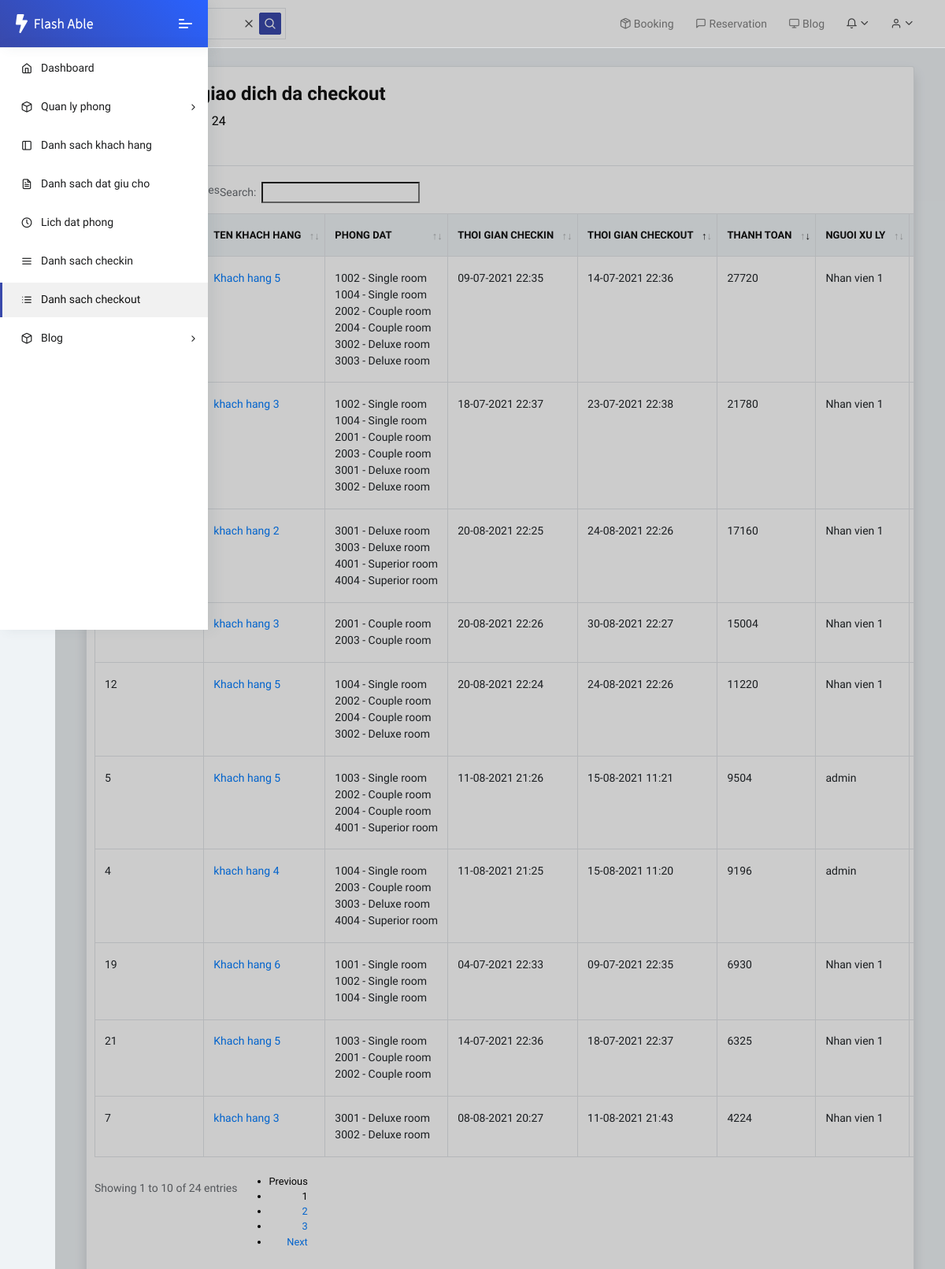
The app's page /booking/checkout/list (signed in) with its own data.
### booking/models.py (models this page shows, shortened)
class CheckOut(models.Model):
    PAYMENT_TYPE = (
        ('Tien mat', 'Tien mat'),
        ('Chuyen khoan', 'Chuyen khoan'),
        ('The thanh toan', 'The thanh toan'),
    )
    id = models.CharField(max_length=50, primary_key=True, blank=True, editable=False)
    checkin = models.OneToOneField(CheckIn, on_delete=models.CASCADE)
    checkout_time = models.DateTimeField(auto_now_add=True, verbose_name='Thoi gian check out')
    stay_duration = models.DurationField(null=True, editable=False, verbose_name='Thoi gian luu tru')
    total_amount = models.PositiveSmallIntegerField(default=0, editable=False, verbose_name='Tong chi phi')
    pay_amount = models.PositiveSmallIntegerField(default=0, editable=False, verbose_name='Thanh tien')
    extra_fee = models.FloatField('Phu phi', default=0)
    discount = models.FloatField('Khuyen mai', default=0)
    vat = models.FloatField("VAT", default=10)
    payment_type = models.CharField('Hinh thuc thanh toan', choices=PAYMENT_TYPE, max_length=20, default='Tien mat')
    checkout_by = models.ForeignKey(User, on_delete=models.SET_NULL, null=True, verbose_name="Nguoi thanh toan")
    class Meta:
        ordering = ['checkout_time']
    def get_absolute_url(self):
        return reverse('checkout_detail', args=[str(self.id)])

class CheckIn(models.Model):
    id = models.CharField(max_length=50, primary_key=True, blank=True, editable=False)
    booking = models.OneToOneField(Booking, on_delete=models.CASCADE, null=True)
    rooms = models.ManyToManyField(Room, verbose_name='Phong thue')
    services = models.ManyToManyField(Service, verbose_name='Dich vu')
    departure_date_time = models.DateTimeField(default=timezone.now, verbose_name='Ngay du tra phong')
    user = models.ForeignKey(User, on_delete=models.SET_NULL, null=True, verbose_name='Nguoi checkin')
    checkin_time = models.DateTimeField(auto_now_add=True, verbose_name='Thoi gian check in')
    initial_amount = models.PositiveSmallIntegerField(default=0, editable=False, verbose_name='Tien/ngay')
    updated_at = models.DateTimeField(auto_now=True, verbose_name='cap nhat luc')
    class Meta:
        ordering = ['-checkin_time']

class Booking(models.Model):
    booking_type = models.ForeignKey(BookingType, on_delete=models.SET_NULL, null=True)
    customer = models.ForeignKey(Customer, on_delete=models.CASCADE)
    user = models.ForeignKey(User, on_delete=models.SET_NULL, null=True, verbose_name='Nguoi thuc hien')
    no_of_adults = models.PositiveSmallIntegerField(default=1, verbose_name='So nguoi lon')
    no_of_children = models.PositiveSmallIntegerField(default=0, verbose_name='So tre em')
    booking_date_time = models.DateTimeField(default=timezone.now, verbose_name='Ngay dat phong')
    arrival_date_time = models.DateTimeField(default=timezone.now, verbose_name='Ngay den')
    departure_date_time = models.DateTimeField(default=timezone.now, verbose_name='Ngay du kien di')
    description = models.CharField("Yeu cau cua khach hang", max_length=3000, null=True, blank=True)
    updated_at = models.DateTimeField(auto_now=True, verbose_name='cap nhat luc')
    canceled = models.BooleanField(default=False, verbose_name='Huy dat truoc', blank=True, null=True)
    class Meta:
        ordering = ['arrival_date_time', 'booking_date_time']

### customer/models.py (models this page shows, shortened)
class Customer(models.Model):
    customer_name = models.CharField("Ten khach hang", max_length=100)
    customer_dob = models.DateTimeField("Ngay sinh", default=timezone.now)
    customer_adress = models.CharField('Dia chi', max_length=400, blank=True, null=True)
    phone_regex = RegexValidator(regex=r'^\+?\d{8,11}$', message="Nhap so dien thoai theo dinh dang: 0123456789")
    customer_phone = models.CharField('So dien thoai', validators=[phone_regex], max_length=13, blank=True)
    customer_email = models.EmailField("Email")
    create_at = models.DateTimeField(auto_now_add=True, verbose_name='Ngay tao')
    class Meta:
        ordering = ['customer_name']

### room/models.py (models this page shows, shortened)
class Room(models.Model):
    room_number = models.CharField('So phong', primary_key=True, max_length=30, error_messages={'unique':"Phong da ton tai"})
    room_type = models.ForeignKey(RoomType, on_delete=models.SET_NULL, null=True, verbose_name="Loai phong")
    maintenance = models.BooleanField(default=False, verbose_name='Bao tri')
    availability = models.BooleanField(default=True, verbose_name='Co the su dung')
    class Meta:
        permissions = (("can_mark_returned", "Set book as returned"),)
    def __str__(self):
        return f'{self.room_number} - {self.room_type}'

class RoomType(models.Model):
    type = models.CharField('Loai phong', max_length=50, unique=True, error_messages={'unique':"Loai phong da ton tai"})
    facility = models.ManyToManyField(Facility, verbose_name='Co so vat chat')
    description = models.CharField('Mo ta', max_length=1000, null=True, blank=True)
    price = models.FloatField('Gia phong')
    class Meta:
        ordering = ['price']
    def __str__(self):
        return self.type

### booking/views.py (the view)
# urls.py: path('checkout/list', views.CheckoutListView.as_view(), name='checkout_list'),
class CheckoutListView(LoginRequiredMixin, PermissionRequiredMixin, ListView):
    permission_required = 'booking.view_checkout'
    model = CheckOut
    template_name = 'checkout_list.html'

### booking/templates/checkout_list.html (shortened to what this page needs)
{% extends 'base.html' %}
{% load static %}
{% block header_static %}
	<link rel="stylesheet" href="{% static 'fonts/fontawesome/css/fontawesome-all.min.css' %}">
	<link rel="stylesheet" href="{% static 'plugins/animation/css/animate.min.css' %}">
    <link rel="stylesheet" type="text/css" href="{% static 'media/css/dataTables.uikit.css' %}">
    <link rel="stylesheet" type="text/css" href="https://cdnjs.cloudflare.com/ajax/libs/uikit/3.0.2/css/uikit.min.css">
    <link rel="stylesheet" href="{% static 'css/style.css' %}">
{% endblock %}
{% block content %}
    <div class="container-fluid">
        <div class="card shadow mb-4">
            <div class="card">
                <div class="card-header">
                    <h3>Danh sach giao dich da checkout</h3>
                    <p class="mb-4">Tong so giao dich: {{ checkout_list.count }}</p>
                </div>
                <div class="card-body table-responsive">
                    <table id="example" class="table table-hover table-bordered nowrap" style="width:100%">
                        <thead>
                            <tr>
                                <th>Ma dat phong</th>
                                <th>Ten khach hang</th>
                                <th>Phong dat</th>
                                <th>Thoi gian checkin</th>
                                <th>Thoi gian checkout</th>
                                <th>Thanh toan</th>
                                <th>Nguoi xu ly</th>
                                <th></th>
                            </tr>
                        </thead>
                        <tbody>
                        {% for checkout in checkout_list %}
                            <tr>
                                <td>{{ checkout.id }}</td>
                                <td><a {% if perms.customer.view_customer %}href="{% url 'customer_detail' checkout.checkin.booking.customer.id %}"{% endif %}>{{ checkout.checkin.booking.customer.customer_name }}</a></td>
                                <td>{% for room in checkout.checkin.rooms.all %}{{ room }}<br>{% endfor %}</td>
                                <td>{{ checkout.checkin.checkin_time|date:"d-m-Y G:i"  }}</td>
                                <td>{{ checkout.checkout_time|date:"d-m-Y G:i"  }}</td>
                                <td>{{ checkout.pay_amount }}</td>
                                <td>{% if checkout.checkout_by.get_full_name %}{{ checkout.checkout_by.get_full_name }}{% else %}{{ checkout.checkout_by }}{% endif %}</td>
                                <td>
                                </td>
                            </tr>
                        {% endfor %}
                        </tbody>
                    </table>
                </div>
            </div>
        </div>
    </div>
{% endblock %}

### static/media/css/dataTables.uikit.css (style rules this page uses)
table.dataTable { clear: both; }
table.dataTable td, table.dataTable th { -webkit-box-sizing: content-box; box-sizing: content-box; }
table.dataTable.nowrap th, table.dataTable.nowrap td { white-space: nowrap; }
table.dataTable thead > tr > th.sorting_asc, table.dataTable thead > tr > th.sorting_desc, table.dataTable thead > tr > th.sorting, table.dataTable thead > tr > td.sorting_asc, table.dataTable thead > tr > td.sorting_desc, table.dataTable thead > tr > td.sorting { padding-right: 30px; }
table.dataTable thead .sorting, table.dataTable thead .sorting_asc, table.dataTable thead .sorting_desc, table.dataTable thead .sorting_asc_disabled, table.dataTable thead .sorting_desc_disabled { cursor: pointer; position: relative; }
table.dataTable thead .sorting:before, table.dataTable thead .sorting:after, table.dataTable thead .sorting_asc:before, table.dataTable thead .sorting_asc:after, table.dataTable thead .sorting_desc:before, table.dataTable thead .sorting_desc:after, table.dataTable thead .sorting_asc_disabled:before, table.dataTable thead .sorting_asc_disabled:after, table.dataTable thead .sorting_desc_disabled:before, table.dataTable thead .sorting_desc_disabled:after { position: absolute; bottom: 1.2em; display: block; opacity: 0.3; }
table.dataTable thead .sorting:before, table.dataTable thead .sorting_asc:before, table.dataTable thead .sorting_desc:before, table.dataTable thead .sorting_asc_disabled:before, table.dataTable thead .sorting_desc_disabled:before { right: 1em; content: "↑"; }
table.dataTable thead .sorting:after, table.dataTable thead .sorting_asc:after, table.dataTable thead .sorting_desc:after, table.dataTable thead .sorting_asc_disabled:after, table.dataTable thead .sorting_desc_disabled:after { right: 0.5em; content: "↓"; }
table.dataTable thead .sorting_asc:before, table.dataTable thead .sorting_desc:after { opacity: 1; }

### templates/base.html (style rules this page uses)
.pcoded-main-container p { color:black; font-size: 1rem; }

### records on screen
CheckOut: id "19", checkin.booking.customer.customer_name "Khach hang 6", checkin.checkin_time "04-07-2021 22:33", checkout_time "09-07-2021 22:35", pay_amount "6930", checkout_by.get_full_name "Nhan vien 1"
Room: room_number+room_type "1001 - Single room"
Room: room_number+room_type "1002 - Single room"
Room: room_number+room_type "1004 - Single room"
CheckOut: checkin.booking.customer.customer_name "Khach hang 5", checkin.checkin_time "09-07-2021 22:35", checkout_time "14-07-2021 22:36", pay_amount "27720", checkout_by.get_full_name "Nhan vien 1"
Room: room_number+room_type "2002 - Couple room"
Room: room_number+room_type "2004 - Couple room"
Room: room_number+room_type "3002 - Deluxe room"
Room: room_number+room_type "3003 - Deluxe room"
CheckOut: id "21", checkin.booking.customer.customer_name "Khach hang 5", checkin.checkin_time "14-07-2021 22:36", checkout_time "18-07-2021 22:37", pay_amount "6325", checkout_by.get_full_name "Nhan vien 1"
Room: room_number+room_type "1003 - Single room"
Room: room_number+room_type "2001 - Couple room"
CheckOut: checkin.booking.customer.customer_name "khach hang 3", checkin.checkin_time "18-07-2021 22:37", checkout_time "23-07-2021 22:38", pay_amount "21780", checkout_by.get_full_name "Nhan vien 1"
Room: room_number+room_type "2003 - Couple room"
Room: room_number+room_type "3001 - Deluxe room"
CheckOut: id "7", checkin.booking.customer.customer_name "khach hang 3", checkin.checkin_time "08-08-2021 20:27", checkout_time "11-08-2021 21:43", pay_amount "4224", checkout_by.get_full_name "Nhan vien 1"
CheckOut: id "4", checkin.booking.customer.customer_name "khach hang 4", checkin.checkin_time "11-08-2021 21:25", checkout_time "15-08-2021 11:20", pay_amount "9196", checkout_by "admin"
Room: room_number+room_type "4004 - Superior room"
CheckOut: id "5", checkin.booking.customer.customer_name "Khach hang 5", checkin.checkin_time "11-08-2021 21:26", checkout_time "15-08-2021 11:21", pay_amount "9504", checkout_by "admin"
Room: room_number+room_type "4001 - Superior room"
CheckOut: checkin.booking.customer.customer_name "khach hang 2", checkin.checkin_time "20-08-2021 22:25", checkout_time "24-08-2021 22:26", pay_amount "17160", checkout_by.get_full_name "Nhan vien 1"
CheckOut: id "12", checkin.booking.customer.customer_name "Khach hang 5", checkin.checkin_time "20-08-2021 22:24", checkout_time "24-08-2021 22:26", pay_amount "11220", checkout_by.get_full_name "Nhan vien 1"
CheckOut: checkin.booking.customer.customer_name "khach hang 3", checkin.checkin_time "20-08-2021 22:26", checkout_time "30-08-2021 22:27", pay_amount "15004", checkout_by.get_full_name "Nhan vien 1"

### other values on screen
{{ checkout_list.count }} "24"
